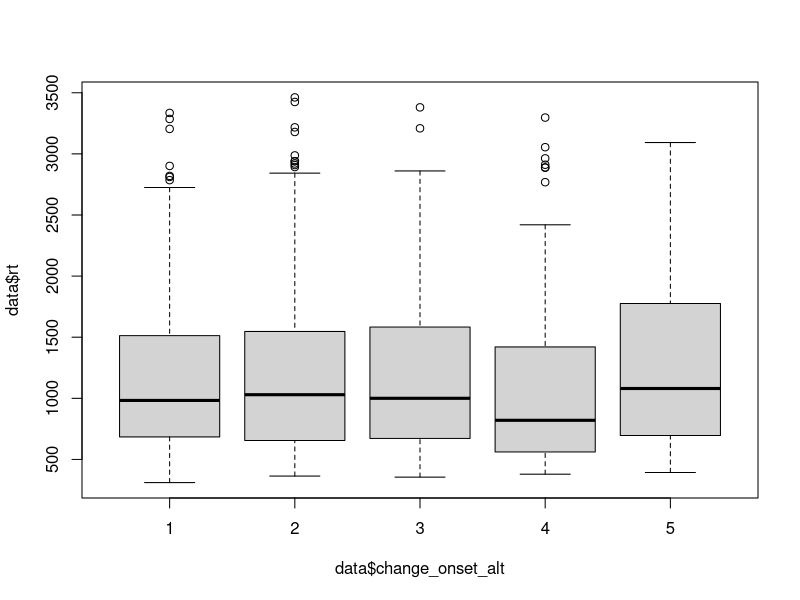
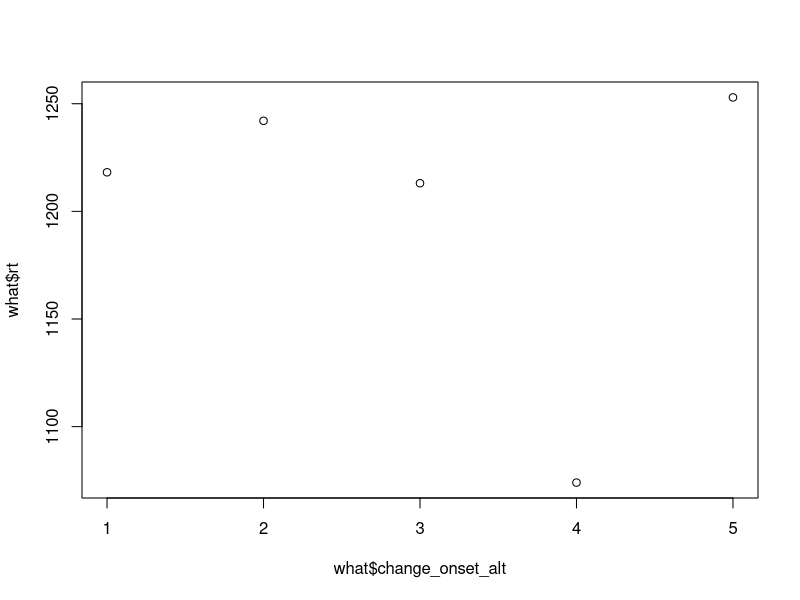

The R script that drew these images, in order:
setwd("~/Documents/Graduate Files/ChangeBlindness/FChange/fcb02/data")
library(tidyverse)
library(lme4)
data = read.csv('fcb02-pilot_2021_10_04.csv')
data = data[-c(64:126),]

data = data %>% filter(first_image != "example_a.jpg")

data = data %>% filter(hit == "true")

outliers = boxplot(data$rt ~ data$change_onset_alt, plot=FALSE)$out

data = data[-which(data$rt %in% outliers),]

what = data %>% 
  group_by(change_onset_alt) %>% 
  summarize(rt = mean(rt))

boxplot(data$rt ~ data$change_onset_alt)

plot(what$rt ~ what$change_onset_alt) 
